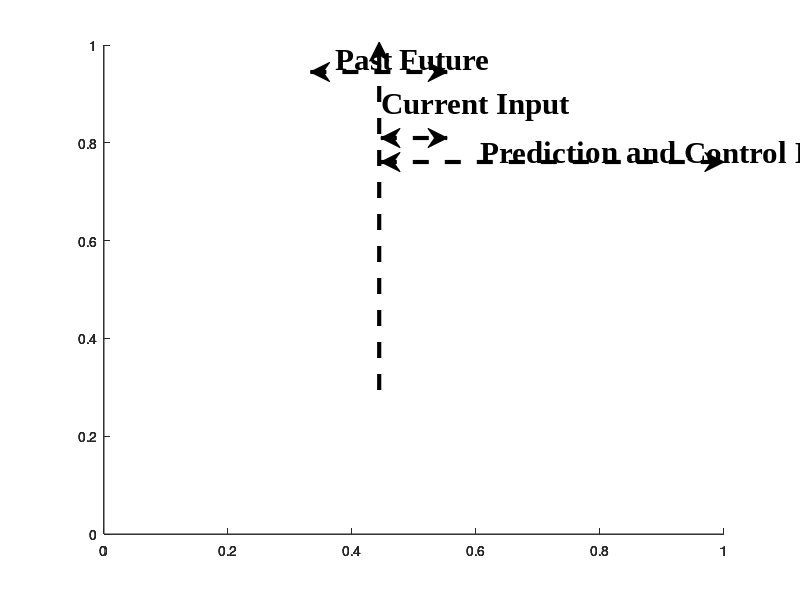

This chart was generated by the following MATLAB code: (Note: this script raises an error after producing the figure.)
%% Load data
clc
clear
close all;format long;
y1init=5;u1init=0;Vmax=12;
y2init=5;u2init=0;Vmin=0;


Color1 = [230,125, 50]/255; 
Color2 = [ 10, 10,255]/255; 
Color3 = [ 10,255, 10]/255; 
Color4 = [230, 26, 26]/255; 
Color5 = [163, 20, 46]/255; 

LineStyle1='-';
LineStyle2='-.';
LineStyle3=':';
LineStyle4='--';

LineWidth1=4.1;
LineWidth2=3; 
TextColor='black';FontName='Times new Roman';FontWeight= 'bold';
FontSizeLeg=24;
FontSizeAx=24;

ANA=strcat('Results_DMC_ANA');
SQP=strcat('Results_DMC_Section5');
%% plot Results for Paper
%--------------------------------------------------------------------------
% Figure (5) in paper
figure(5)
LineStyleArrow1='-';
LineStyleArrow2='--';
LineStyleArrow3='-.';
LineStyleArrow4=':';
annotation('textbox',[.420 .885 .04 0.04],'String','Past','FontName', FontName,'FontWeight',FontWeight,'FontSize',FontSizeAx-2,'FitBoxToText','on','EdgeColor','None');
annotation('textbox',[.500 .885 .04 0.04],'String','Future','FontName', FontName,'FontWeight',FontWeight,'FontSize',FontSizeAx-2,'FitBoxToText','on','EdgeColor','None');
annotation('arrow',  [.474 .474],[.35 .93],'LineStyle',LineStyleArrow2,'LineWidth',LineWidth2);
annotation('doublearrow',  [.388 .559],[.88 .88],'LineStyle',LineStyleArrow2,'LineWidth',LineWidth2);
annotation('textbox',[.477 .800 .09 0.01],'String','Current Input','FontName', FontName,'FontWeight',FontWeight,'FontSize',FontSizeAx-2,'FitBoxToText','on','EdgeColor','None');
annotation('doublearrow',  [.476 .559],[.77 .77],'LineStyle',LineStyleArrow2,'LineWidth',LineWidth2);
annotation('textbox',[.600 .730 .11 0.04],'String','Prediction and Control Horizon','FontName', FontName,'FontWeight',FontWeight,'FontSize',FontSizeAx-2,'FitBoxToText','on','EdgeColor','None');
annotation('doublearrow',  [.476 .905],[.73 .73],'LineStyle',LineStyleArrow2,'LineWidth',LineWidth2);

load(SQP);
TSIM=Ts*(1:Nt-1)';
NS1=5;
NS2=NS1+p;
TSIM1=TSIM(1:NS1);
TSIM2=[TSIM(NS1);TSIM(NS1:NS1+1)];
TSIM3=[TSIM(NS1+1);TSIM(NS1+1:NS2)];
TSIMT=TSIM(1:NS2+1);

U1TSIM1_SQP=[U(1:NS1-1,1);U(NS1-1,1)];
U2TSIM1_SQP=[U(1:NS1-1,2);U(NS1-1,2)];
U1TSIM2_SQP=[U(NS1-1,1);U(NS1,1);U(NS1,1)];
U2TSIM2_SQP=[U(NS1-1,2);U(NS1,2);U(NS1,2)];
U1TSIM3_SQP=[U(NS1-1,1)+cumsum(dU_Rep(1:m,NS1));U(NS1-1,1)+sum(dU_Rep(1:m,NS1))];   
U2TSIM3_SQP=[U(NS1-1,2)+cumsum(dU_Rep(m+1:2*m,NS1));U(NS1-1,2)+sum(dU_Rep(m+1:2*m,NS1))];   

stairs(TSIM1 ,U1TSIM1_SQP,'Color',Color2, 'LineStyle',LineStyle1, 'LineWidth' , LineWidth1) ; hold on
stairs(TSIM2 ,U1TSIM2_SQP,'Color',Color2, 'LineStyle',LineStyle2, 'LineWidth' , LineWidth1) ; 
stairs(TSIM3 ,U1TSIM3_SQP,'Color',Color2, 'LineStyle',LineStyle3, 'LineWidth' , LineWidth1) ; 
stairs(TSIM1 ,U2TSIM1_SQP,'Color',Color3, 'LineStyle',LineStyle1, 'LineWidth' , LineWidth1) ; 
stairs(TSIM2 ,U2TSIM2_SQP,'Color',Color3, 'LineStyle',LineStyle2, 'LineWidth' , LineWidth1) ; 
stairs(TSIM3 ,U2TSIM3_SQP,'Color',Color3, 'LineStyle',LineStyle3, 'LineWidth' , LineWidth1) ; 

load(ANA);
U1TSIM1_ANA=[U(1:NS1-1,1);U(NS1-1,1)];
U2TSIM1_ANA=[U(1:NS1-1,2);U(NS1-1,2)];
U1TSIM2_ANA=[U(NS1-1,1);U(NS1,1);U(NS1,1)];
U2TSIM2_ANA=[U(NS1-1,2);U(NS1,2);U(NS1,2)];
U1TSIM3_ANA=[U(NS1-1,1)+cumsum(dU_Rep(1:m,NS1));U(NS1-1,1)+sum(dU_Rep(1:m,NS1))];   
U2TSIM3_ANA=[U(NS1-1,2)+cumsum(dU_Rep(m+1:2*m,NS1));U(NS1-1,2)+sum(dU_Rep(m+1:2*m,NS1))]; 

stairs(TSIM1 ,U1TSIM1_ANA,'Color',Color1, 'LineStyle',LineStyle1, 'LineWidth' , LineWidth1) ; hold on
stairs(TSIM2 ,U1TSIM2_ANA,'Color',Color1, 'LineStyle',LineStyle2, 'LineWidth' , LineWidth1) ; hold on
stairs(TSIM3 ,U1TSIM3_ANA,'Color',Color1, 'LineStyle',LineStyle3, 'LineWidth' , LineWidth1) ; hold on
stairs(TSIM1 ,U2TSIM1_ANA,'Color',Color5, 'LineStyle',LineStyle1, 'LineWidth' , LineWidth1) ; hold on
stairs(TSIM2 ,U2TSIM2_ANA,'Color',Color5, 'LineStyle',LineStyle2, 'LineWidth' , LineWidth1) ; hold on
stairs(TSIM3 ,U2TSIM3_ANA,'Color',Color5, 'LineStyle',LineStyle3, 'LineWidth' , LineWidth1) ; hold on

plot(TSIMT ,Vmax*ones(size(TSIMT)),'Color',Color4, 'LineStyle',LineStyle4, 'LineWidth' , LineWidth1) ; hold on
plot(TSIMT ,Vmin*ones(size(TSIMT)),'Color',Color4, 'LineStyle',LineStyle4, 'LineWidth' , LineWidth1) ; hold on
xlabel('Time (s)') ;
ylabel('Voltage (v)') ;
xlim([10,100]);
ylim([-2,15]);

legend({'Implemeted Input V_1(SQP)','Current Input V_1(SQP)','Predicted Input V_1(SQP)','Implemeted Input V_2(SQP)','Current Input V_2(SQP)','Predicted Input V_2(SQP)',...
        'Implemeted Input V_1(ANA)','Current Input V_1(ANA)','Predicted Input V_1(ANA)','Implemeted Input V_2(ANA)','Current Input V_2(ANA)','Predicted Input V_2(ANA)',...
        'Constraint'},'Location','southoutside','NumColumns',5,'EdgeColor','k','FontSize',FontSizeLeg-4);
title('Input Signal');
grid on
ax = gca;
ax.FontName = FontName;
ax.FontWeight= FontWeight;
ax.FontSize= FontSizeAx;
ax.XColor=TextColor;
ax.YColor=TextColor;
ax.GridLineStyle= '-.';

%--------------------------------------------------------------------------
% Figure (6) in paper
figure(6) ;
load(SQP);TSIM=Ts*(0:Nt-1)';
plot( TSIM ,[W(1,1), W(1:Nt-1,1)'],'Color',Color1, 'LineStyle',LineStyle1,'LineWidth',LineWidth1) ; hold on
plot( TSIM ,[y1init,Y(1:end-1,1)'],'Color',Color2, 'LineStyle',LineStyle1,'LineWidth',LineWidth1) ; hold on
load(ANA);TSIM=Ts*(0:Nt-1)';
plot( TSIM ,[y1init,Y(1:end-1,1)'],'Color',Color3, 'LineStyle',LineStyle3,'LineWidth',LineWidth1) ; hold on

xlabel('Time (s)');
ylabel('Height (cm)') ;ylim([1,10]);
title('DMC Algorithm') ;
legend({'Desired Reference 1 ({\it w}^{1})' ,'SQP','Analytical'},'Location','southeast','NumColumns',1,'EdgeColor','k','FontSize',FontSizeLeg)
grid on
ax = gca;
ax.FontName = FontName;
ax.FontWeight= FontWeight;
ax.FontSize= FontSizeAx;
ax.XColor=TextColor;
ax.YColor=TextColor;
ax.GridLineStyle= '-.';

%--------------------------------------------------------------------------
% Figure (7) in paper
figure(7) ;
load(SQP);TSIM=Ts*(0:Nt-1)';
plot( TSIM ,[W(1,2), W(1:Nt-1,2)'],'Color',Color1, 'LineStyle',LineStyle1,'LineWidth',LineWidth1) ; hold on
plot( TSIM ,[y2init,Y(1:end-1,2)'],'Color',Color2, 'LineStyle',LineStyle1,'LineWidth',LineWidth1) ; hold on
load(ANA);TSIM=Ts*(0:Nt-1)';
plot( TSIM ,[y2init,Y(1:end-1,2)'],'Color',Color3, 'LineStyle',LineStyle3,'LineWidth',LineWidth1) ; hold on

xlabel('Time (s)');
ylabel('Height (cm)') ;ylim([1,12]);
title('DMC Algorithm') ;
legend({'Desired Reference 2 ({\it w}^{2})' , 'SQP','Analytical'},'Location','southeast','NumColumns',1,'EdgeColor','k','FontSize',FontSizeLeg)
grid on
ax = gca;
ax.FontName = FontName;
ax.FontWeight= FontWeight;
ax.FontSize= FontSizeAx;
ax.XColor=TextColor;
ax.YColor=TextColor;
ax.GridLineStyle= '-.';

%--------------------------------------------------------------------------
% Figure (8) in paper
figure(8) ;
load(SQP);TSIM=Ts*(1:Nt-1)';
stairs(TSIM ,U(1:end-1,1),'Color',Color2, 'LineStyle',LineStyle1,'LineWidth',LineWidth1); hold on
stairs(TSIM ,U(1:end-1,2),'Color',Color3, 'LineStyle',LineStyle1,'LineWidth',LineWidth1); hold on
plot(TSIM ,Vmax*ones(size(TSIM)),'Color',Color4, 'LineStyle',LineStyle4,'LineWidth',LineWidth1); hold on
plot(TSIM ,Vmin*ones(size(TSIM)),'Color',Color4, 'LineStyle',LineStyle4,'LineWidth',LineWidth1); hold on
xlabel('Time (s)') ;
ylabel('Voltage (v)') ;ylim([-0.2,13]);
legend({'V_1','V_2','Constraint'},'Location','southeast','NumColumns',1,'EdgeColor','k','FontSize',FontSizeLeg)
title('Input Signal') ;
grid on
ax = gca;
ax.FontName = FontName;
ax.FontWeight= FontWeight;
ax.FontSize= FontSizeAx;
ax.XColor=TextColor;
ax.YColor=TextColor;
ax.GridLineStyle= '-.';

%--------------------------------------------------------------------------
% Figure (9) in paper
figure(9) ;
load(SQP);TSIM=Ts*(1:Nt-1)';
plot(TSIM , Fval(1:end-1),'Color',Color2, 'LineStyle',LineStyle1,'LineWidth',LineWidth1); hold on
xlabel('Time (s)') ;
ylabel('Cost Function') ;
title('\itJ_{QTP}')

grid on
ax = gca;
ax.FontName = FontName;
ax.FontWeight= FontWeight;
ax.FontSize= FontSizeAx;
ax.XColor=TextColor;
ax.YColor=TextColor;
ax.GridLineStyle= '-.';
